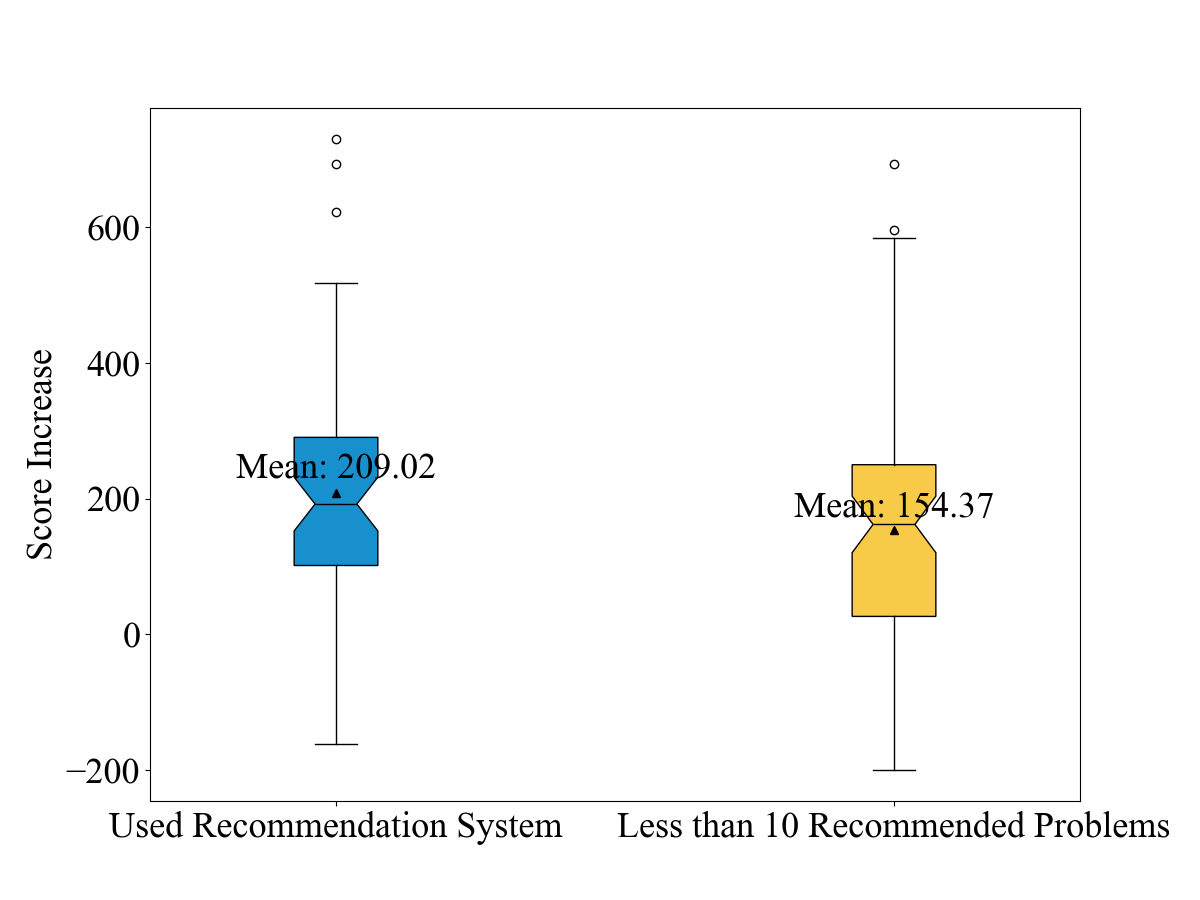

Recreate this plot in Python.
import matplotlib
import numpy as np

# Ensure compatibility with GUI environments by setting the backend
matplotlib.use('TkAgg')
import matplotlib.pyplot as plt

# Data
used_recommendation_system_scores = [
    141, 622, 235, 389, 202, 287, -137, 207, 209, 438, 182, 331, 136, 272, 165, -20,
    334, 236, -162, -16, 70, 289, 164, 304, 28, 134, 157, -70, 12, 98, 147, 517, 98,
    249, -43, 418, 100, 39, 165, 102, 150, 370, 232, 294, 230, 347, 363, 729, 260,
    693, 112, 138, 266, 82, 257, 153
]
less_than_10_problems_scores = [
    53, 181, -51, 79, 234, 369, -5, 118, 266, 423, 196, 203, 93, 73, 246, 275, 72,
    146, 584, 436, 175, -11, 225, 229, 63, -4, -177, -56, 28, 115, -167, 128, -2,
    -172, 165, 384, -75, -47, 292, -171, 193, -81, 222, 171, 494, 596, 117, 156, 162,
    404, 49, 20, 234, -91, 431, 224, 179, -199, 111, 216, 168, 25, 254, -54, 342, 78,
    76, 693, 282, 285, 290
]

# Plot adjustments
plt.figure(figsize=(12, 9))  # Adjust figure size for better readability
data_to_plot = [used_recommendation_system_scores, less_than_10_problems_scores]

# Increase font sizes globally for better readability
plt.rcParams.update({'font.size': 26})
plt.rc('font', family='Times New Roman')

# Creating the boxplot with adjusted positions to separate x-axis labels
positions = [1, 2.5]  # Increase the distance between the two boxplots
box = plt.boxplot(data_to_plot, patch_artist=True, showmeans=True, positions=positions, meanline=False, notch=True)

# Colors for the boxplots
colors = [(25/255, 144/255, 206/255),  # Blue
          (247/255, 202/255, 71/255)]  # Yellow

for patch, color in zip(box['boxes'], colors):
    patch.set_facecolor(color)

# Set median lines and mean markers to black
for median in box['medians']:
    median.set_color('black')
for mean in box['means']:
    mean.set_marker('^')
    mean.set_markerfacecolor('black')
    mean.set_markeredgecolor('black')

# Customizing the plot
plt.xticks([1, 2.5], ['Used Recommendation System', 'Less than 10 Recommended Problems'], fontsize=26)
plt.ylabel('Score Increase', fontsize=26)
mean_used_recommendation_system_scores = np.mean(used_recommendation_system_scores)
mean_less_than_10_problems_scores = np.mean(less_than_10_problems_scores)
plt.text(1, mean_used_recommendation_system_scores + 20, f'Mean: {mean_used_recommendation_system_scores:.2f}', ha='center', fontsize=26)
plt.text(2.5, mean_less_than_10_problems_scores + 20, f'Mean: {mean_less_than_10_problems_scores:.2f}', ha='center', fontsize=26)
# Show plot
plt.savefig('./rating_diff_box.png')  # Save the figure with larger text
plt.show()
